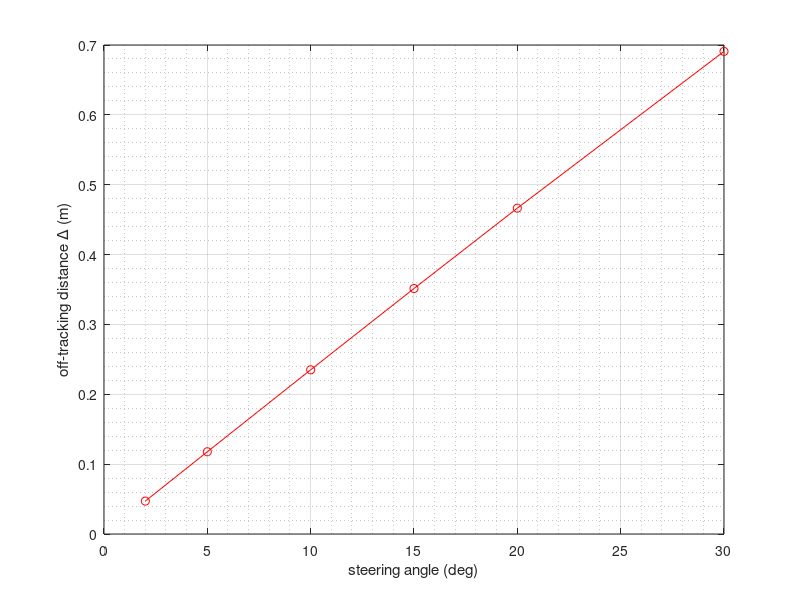

Reproduce this figure in MATLAB.
clear all; close all;
L = 2.7; % L = wheelbase (m)

steering_angle = [2, 5, 10, 15, 20, 30]; % deg
steering_angle_rad = deg2rad(steering_angle); % degree -> radian

R = L ./ steering_angle_rad;
Delta = R.*(1 - cos(steering_angle_rad))

figure(1);clf;
plot(steering_angle, Delta,'-ro');
xlabel('steering angle (deg)');
ylabel('off-tracking distance \Delta (m)');
grid on; grid minor; box on;